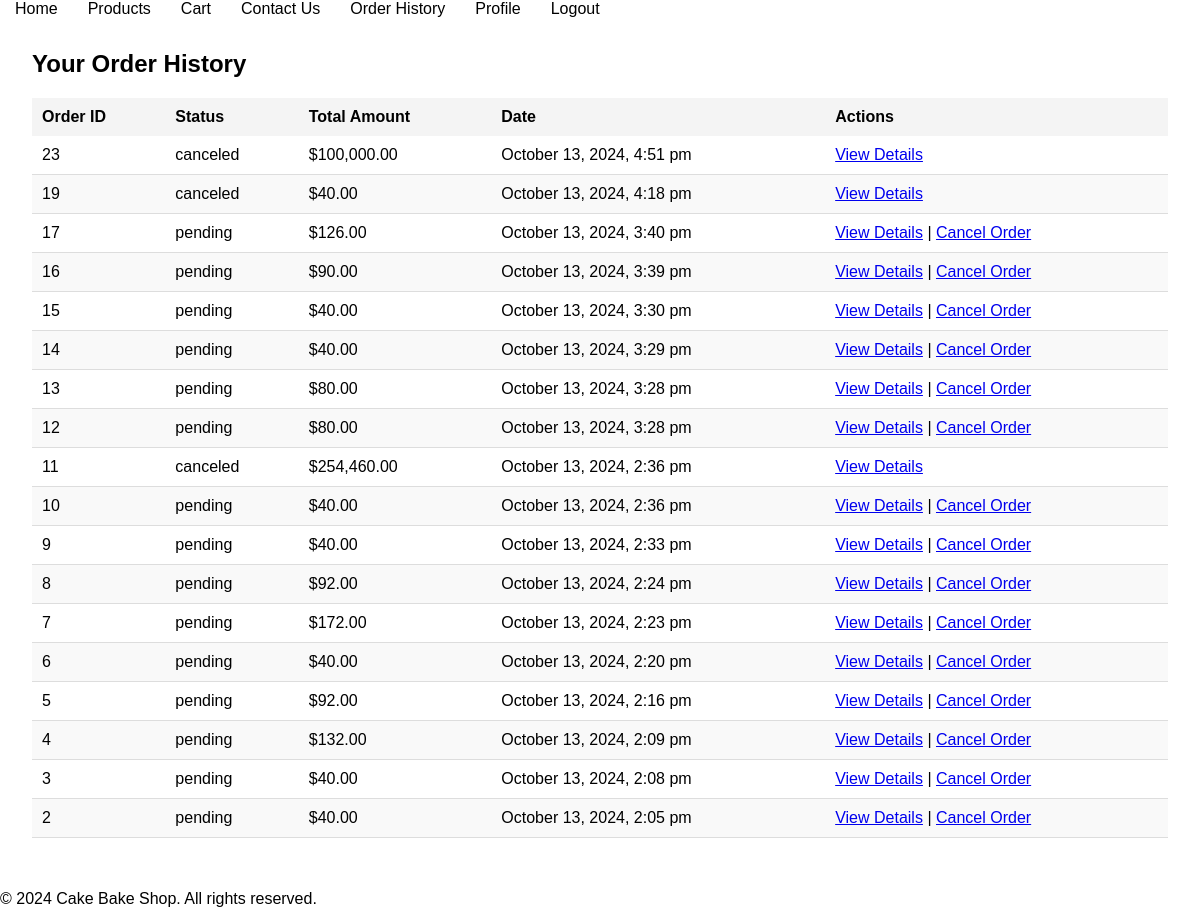
Screenshot of /order_history.php (signed in) with the database file from the repository.
### tables this page shows
CREATE TABLE IF NOT EXISTS `orders` (
  `id` int NOT NULL AUTO_INCREMENT,
  `user_id` int NOT NULL,
  `status` enum('pending','processing','delivering','delivered','canceled') NOT NULL DEFAULT 'pending',
  `total_amount` decimal(10,2) NOT NULL,
  `payment_method` varchar(50) NOT NULL,
  `order_type` enum('pickup','delivery') NOT NULL,
  `reservation_date` date DEFAULT NULL,
  `created_at` timestamp NULL DEFAULT CURRENT_TIMESTAMP,
  `address` varchar(255) DEFAULT NULL,
  PRIMARY KEY (`id`),
  KEY `user_id` (`user_id`),
  KEY `idx_order_status` (`status`)
);

### app/classes/Order.php (called while the page is built, shortened)
<?php
require_once 'Database.php';
class Order {
    private $conn;
    private $table = 'orders';
    public function __construct() {
        $database = new Database();
        $this->conn = $database->getConnection();
    }
    public function getUserOrders($user_id) {
        try {
            $query = "SELECT * FROM " . $this->table . " WHERE user_id = :user_id ORDER BY created_at DESC";
            $stmt = $this->conn->prepare($query);
            $stmt->bindParam(':user_id', $user_id);
            $stmt->execute();
            return $stmt->fetchAll(PDO::FETCH_ASSOC);
        } catch (Exception $e) {
            error_log("Error retrieving user orders: " . $e->getMessage());
            return [];
        }
    }
}
?>

### app/classes/Database.php (called while the page is built, shortened)
<?php
class Database {
    private $host = 'localhost';
    private $db_name = 'inventory_management_system';
    private $username = 'root';
    private $password = '';
    public function getConnection() {
        $this->conn = null;
        try {
            $this->conn = new PDO("mysql:host={$this->host};dbname={$this->db_name}", $this->username, $this->password);
            $this->conn->setAttribute(PDO::ATTR_ERRMODE, PDO::ERRMODE_EXCEPTION);
        } catch (PDOException $exception) {
            echo "Connection error: " . $exception->getMessage();
        }
        return $this->conn;
    }
}
?>

### app/classes/Inventory.php (called while the page is built, shortened)
<?php
require_once 'Database.php';
class Inventory {
    public function __construct() {
        $database = new Database();
    }
}
?>

### app/controllers/OrderController.php (called while the page is built, shortened)
<?php
require_once '../app/classes/Order.php';
class OrderController {
    private $order;
    public function __construct() {
        $this->order = new Order();
    }
    public function getUserOrders($user_id) {
        return $this->order->getUserOrders($user_id);
    }
}
?>

### public/order_history.php (the view, shortened to what this page needs)
<?php
include '../templates/header.php';
include '../templates/navbar.php';
require_once '../app/controllers/OrderController.php';
$orderController = new OrderController();
$userId = $_SESSION['user_id'];
$userOrders = $orderController->getUserOrders($userId);
?>
<div class="container">
    <h2>Your Order History</h2>
    <?php if (!empty($userOrders)): ?>
        <table>
            <thead>
                <tr>
                    <th>Order ID</th>
                    <th>Status</th>
                    <th>Total Amount</th>
                    <th>Date</th>
                    <th>Actions</th>
                </tr>
            </thead>
            <tbody>
                <?php foreach ($userOrders as $order): ?>
                    <tr>
                        <td><?php echo htmlspecialchars($order['id']); ?></td>
                        <td><?php echo htmlspecialchars($order['status']); ?></td>
                        <td>$<?php echo number_format($order['total_amount'], 2); ?></td>
                        <td><?php echo date('F j, Y, g:i a', strtotime($order['created_at'])); ?></td>
                        <td>
                            <a href="order_details.php?id=<?php echo htmlspecialchars($order['id']); ?>">View Details</a>
                            <?php if ($order['status'] === 'pending'):  ?>
                                | <a href="cancel_order.php?id=<?php echo htmlspecialchars($order['id']); ?>">Cancel Order</a>
                            <?php endif; ?>
                        </td>
                    </tr>
                <?php endforeach; ?>
            </tbody>
        </table>
    <?php else: ?>
        <p>You have no orders in your history.</p>
    <?php endif; ?>
</div>
<?php include '../templates/footer.php'; ?>

### public/css/styles.css (style rules this page uses)
body, h1, h2, h3, p { margin: 0; padding: 0; font-family: Arial, sans-serif; }
body { background-color: #fff; color: #000; }
table { width: 100%; border-collapse: collapse; margin: 20px 0; font-size: 16px; text-align: left; }
table thead th { background-color: #f4f4f4; padding: 10px; }
table tbody tr:nth-child(even) { background-color: #f9f9f9; }
table tbody td { padding: 10px; border-bottom: 1px solid #ddd; }
.container { padding: 1rem; margin: 1rem; }

### rows the page displays
orders: id "23", status "canceled", total_amount "100,000.00", created_at "October 13, 2024, 4:51 pm"
orders: id "19", status "canceled", total_amount "40.00", created_at "October 13, 2024, 4:18 pm"
orders: id "17", status "pending", total_amount "126.00", created_at "October 13, 2024, 3:40 pm"
orders: id "16", status "pending", total_amount "90.00", created_at "October 13, 2024, 3:39 pm"
orders: id "15", status "pending", total_amount "40.00", created_at "October 13, 2024, 3:30 pm"
orders: id "14", status "pending", total_amount "40.00", created_at "October 13, 2024, 3:29 pm"
orders: id "13", status "pending", total_amount "80.00", created_at "October 13, 2024, 3:28 pm"
orders: id "12", status "pending", total_amount "80.00", created_at "October 13, 2024, 3:28 pm"
orders: id "11", status "canceled", total_amount "254,460.00", created_at "October 13, 2024, 2:36 pm"
orders: id "10", status "pending", total_amount "40.00", created_at "October 13, 2024, 2:36 pm"
orders: id "9", status "pending", total_amount "40.00", created_at "October 13, 2024, 2:33 pm"
orders: id "8", status "pending", total_amount "92.00", created_at "October 13, 2024, 2:24 pm"
orders: id "7", status "pending", total_amount "172.00", created_at "October 13, 2024, 2:23 pm"
orders: id "6", status "pending", total_amount "40.00", created_at "October 13, 2024, 2:20 pm"
orders: id "5", status "pending", total_amount "92.00", created_at "October 13, 2024, 2:16 pm"
orders: id "4", status "pending", total_amount "132.00", created_at "October 13, 2024, 2:09 pm"
orders: id "3", status "pending", total_amount "40.00", created_at "October 13, 2024, 2:08 pm"
orders: id "2", status "pending", total_amount "40.00", created_at "October 13, 2024, 2:05 pm"
